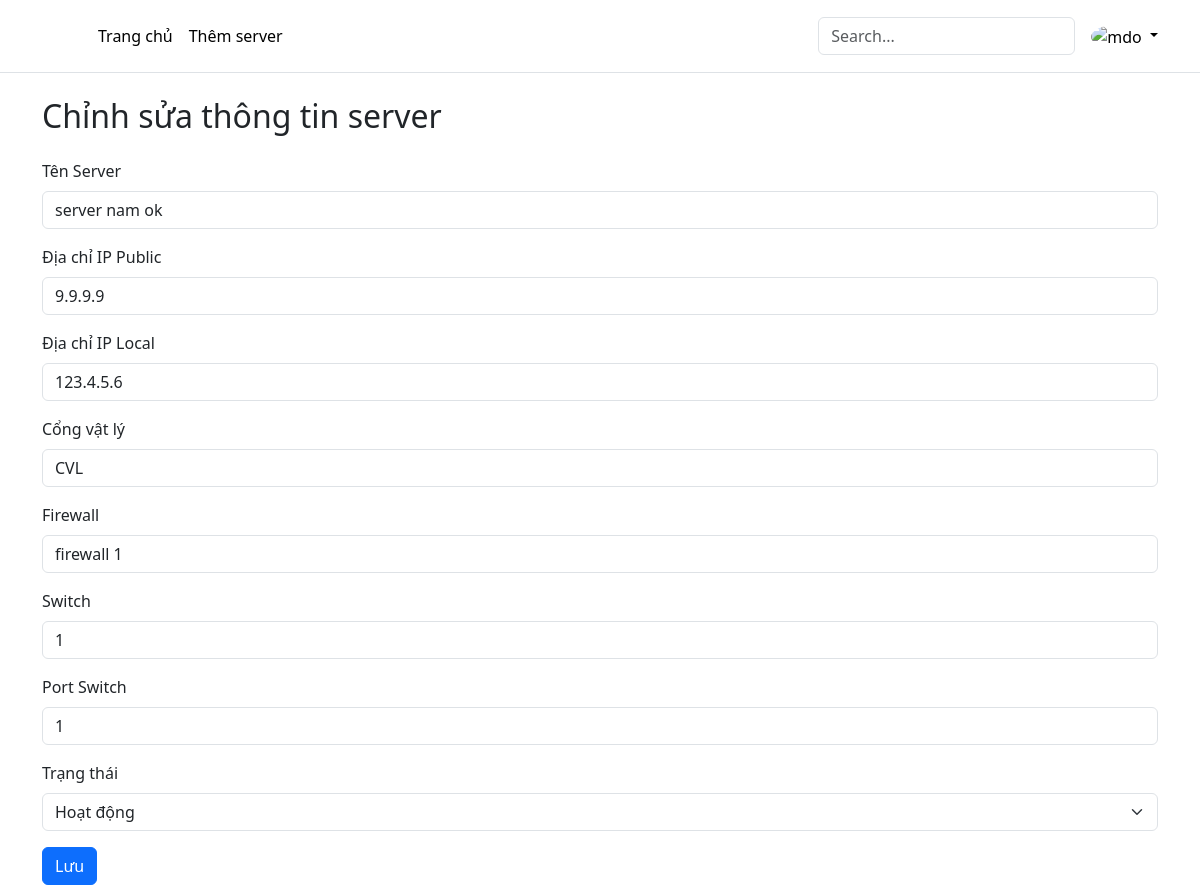
/edit.php?id=11, run on the app's committed database.
### tables this page shows
CREATE TABLE `server` (
      `id`	INTEGER NOT NULL UNIQUE,
      `service`	TEXT,
      `ip_public`	varchar,
      `ip_local`	varchar,
      `physical_host`	varchar,
      `firewall`	varchar,
      `switch`	varchar,
      `port_switch`	varchar,
      `status`	INTEGER,
      PRIMARY KEY(`id` AUTOINCREMENT)
  );

### includes/database.php (called while the page is built, shortened)
<?php
$conn = new PDO('sqlite:'.$_SERVER['DOCUMENT_ROOT'].'/HAPROXY/data/database.sqlite');
$conn->setAttribute(PDO::ATTR_ERRMODE, PDO::ERRMODE_EXCEPTION);
function query($sql, $data = [],$check = false){
    global $conn;
    $result = false;
    try {
        $statement = $conn -> prepare($sql);
        if(!empty($data)){
            $result = $statement -> execute($data);
        }else{
            $result = $statement -> execute();
        }
    } catch (Exception $e) {
        echo $e ->getMessage() .'<br>';
        echo 'file: '.$e->getFile();
        echo 'line: '.$e->getLine();
    }
    if($check){
        return $statement;
    }
    return $result;
}
function getAll($sql){
    $result = query($sql, '',true);
    if(is_object($result)){
        $dataFetch = $result->fetchAll(PDO::FETCH_ASSOC);
    }
    return $dataFetch;
}

### edit.php (the view, shortened to what this page needs)
<!DOCTYPE html>
<html lang="en">
<head>
    <link rel="stylesheet" href="https://cdnjs.cloudflare.com/ajax/libs/font-awesome/6.5.2/css/all.min.css">
    <link href="https://cdn.jsdelivr.net/npm/bootstrap@5.3.3/dist/css/bootstrap.min.css" rel="stylesheet">
</head>
<body>
<header class="p-3 mb-3 border-bottom">
    <div class="container">
        <div class="d-flex flex-wrap align-items-center justify-content-center justify-content-lg-start">
            <a href="#" class="d-flex align-items-center mb-2 mb-lg-0 link-body-emphasis text-decoration-none">
                <svg class="bi me-2" width="40" height="32" role="img" aria-label="Bootstrap"><use xlink:href="#bootstrap"></use></svg>
            </a>
            <ul class="nav col-12 col-lg-auto me-lg-auto mb-2 justify-content-center mb-md-0">
                <li><a href="index.php" class="nav-link px-2 link-body-emphasis">Trang chủ</a></li>
                <li><a href="add.php" class="nav-link px-2 link-body-emphasis">Thêm server</a></li>
            </ul>
            <form class="col-12 col-lg-auto mb-3 mb-lg-0 me-lg-3" role="search">
                <input type="search" class="form-control" placeholder="Search..." aria-label="Search">
            </form>
            <div class="dropdown text-end">
                <a href="#" class="d-block link-body-emphasis text-decoration-none dropdown-toggle" data-bs-toggle="dropdown" aria-expanded="false">
                    <img src="https://github.com/mdo.png" alt="mdo" width="32" height="32" class="rounded-circle">
                </a>
            </div>
        </div>
    </div>
</header>
<?php
include './includes/database.php';
if (isset($_GET['id'])) {
    $listServer = getAll("SELECT * FROM `server` WHERE id = '".$_GET['id']."' LIMIT 1");
}
?>
<div class="container">
    <h2 class="my-4">Chỉnh sửa thông tin server</h2>
    <form method="post">
    <?php foreach ($listServer as $row): ?>
        <div class="mb-3">
            <label for="server" class="form-label">Tên Server</label>
            <input type="text" class="form-control" id="service" name="service" value='<?php echo $row['service'];?>'>
        </div>
        <div class="mb-3">
            <label for="ip_public" class="form-label">Địa chỉ IP Public</label>
            <input type="text" class="form-control" id="ip_public" name="ip_public" value="<?php echo $row['ip_public']; ?>">
        </div>
        <div class="mb-3">
            <label for="ip_local" class="form-label">Địa chỉ IP Local</label>
            <input type="text" class="form-control" id="ip_local" name="ip_local" value="<?php echo $row['ip_local']; ?>">
        </div>
        <div class="mb-3">
            <label for="physical_host" class="form-label">Cổng vật lý</label>
            <input type="text" class="form-control" id="physical_host" name="physical_host" value="<?php echo $row['physical_host']; ?>">
        </div>
        <div class="mb-3">
            <label for="firewall" class="form-label">Firewall</label>
            <input type="text" class="form-control" id="firewall" name="firewall" value="<?php echo $row['firewall']; ?>">
        </div>
        <div class="mb-3">
            <label for="switch" class="form-label">Switch</label>
            <input type="text" class="form-control" id="switch" name="switch" value="<?php echo $row['switch']; ?>">
        </div>
        <div class="mb-3">
            <label for="port_switch" class="form-label">Port Switch</label>
            <input type="text" class="form-control" id="port_switch" name="port_switch" value="<?php echo $row['port_switch']; ?>">
        </div>
        <div class="mb-3">
            <label for="status" class="form-label">Trạng thái</label>
            <select class="form-select" id="status" name="status">
                <option value="0" <?php if ($row['status'] == 0) echo 'selected'; ?>>Hoạt động</option>
            </select>
        </div>
        <?php endforeach; ?>
        <button type="submit" class="btn btn-primary">Lưu</button>
    </form>
</div>
</body>
</html>

### data on the page
server: service "server nam ok", ip_public "9.9.9.9", ip_local "123.4.5.6", physical_host "CVL", firewall "firewall 1", switch "1", port_switch "1", status "Hoạt động"
